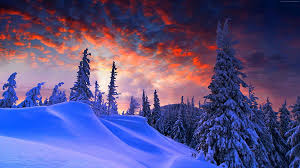
#> input picture forest.jpg, 300 x 168 px, found by its file name
$ jupyter execute homework2.ipynb
#> lines starting #> are read from the running program, lines starting #| are printed output that depends on the picture; long printed decimals are rounded
[cell 1]
import cv2
import numpy as np
from matplotlib import pyplot as plt
plt.rcParams['figure.figsize'] = [15, 5]
img = cv2.imread('C:/r_d/forest.jpg')
#> img is the input picture: shape (168, 300, 3); mean B, G, R 133.3, 80.7, 91.1
img = cv2.cvtColor(img, cv2.COLOR_BGR2RGB)
plt.imshow(img)

[cell 2]
# Define white patch and the coefficients
img = cv2.imread('C:/r_d/forest.jpg')
img = cv2.cvtColor(img, cv2.COLOR_BGR2RGB)
row, col = 92, 125
white = img[row, col, :]
#> white = [228, 181, 197]
coeffs = 255.0/white
#> coeffs = [1.12, 1.41, 1.29]

# Apply white balancing and generate balanced image
balanced = np.zeros_like(img, dtype=np.float32)
for channel in range(3):
    balanced[..., channel] = img[..., channel] * coeffs[channel]
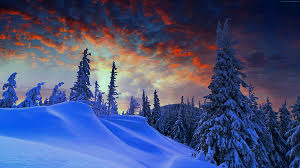
#> balanced: shape (168, 300, 3) float32; mean R, G, B 101.9, 113.7, 172.5; drawn with min black and max white

# White patching does not guarantee that the dynamic range is preserved, images must be clipped.
balanced = balanced/255
balanced[balanced > 1] = 1

plt.subplot(121), plt.imshow(img)
plt.subplot(122), plt.imshow(balanced)
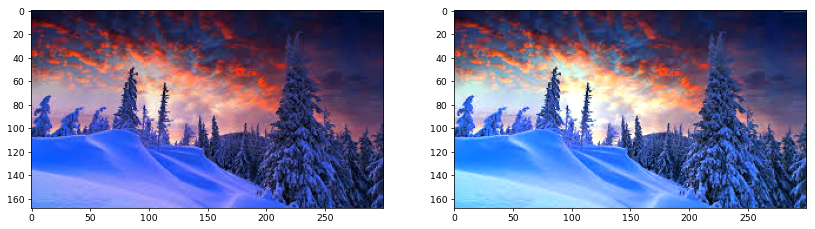
#> figure drawn by matplotlib, 2 panels

[cell 3]
# White patch shows a better difference in this example
img = cv2.imread('C:/r_d/sea.png')
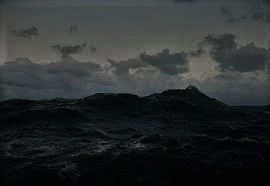
#> input picture sea.png, 270 x 186 px, found by its file name
#> img is the input picture: shape (186, 270, 3); mean B, G, R 46, 46.3, 42.4
img = cv2.cvtColor(img, cv2.COLOR_BGR2RGB)
row, col = 60, 140
white = img[row, col, :]
#> white = [77, 80, 78]
coeffs = 255.0/white
#> coeffs = [3.31, 3.19, 3.27]

# Apply white balancing and generate balanced image
balanced = np.zeros_like(img, dtype=np.float32)
for channel in range(3):
    balanced[..., channel] = img[..., channel] * coeffs[channel]
#> balanced: shape (186, 270, 3) float32

# White patching does not guarantee that the dynamic range is preserved, images must be clipped.
balanced = balanced/255
balanced[balanced > 1] = 1

plt.subplot(121), plt.imshow(img)
plt.subplot(122), plt.imshow(balanced)

[cell 4]
# Load your image
img = cv2.imread('C:/r_d/forest.jpg')
img = cv2.cvtColor(img, cv2.COLOR_BGR2RGB)

# Compute the mean values for all three colour channels (red, green, blue)
red, green, blue = cv2.split(img)
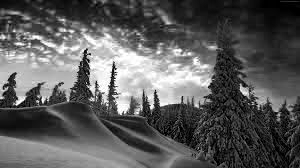
#> red: shape (168, 300); min 0, max 255, mean 91.1
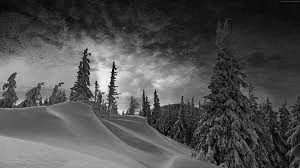
#> green: shape (168, 300); min 0, max 253, mean 80.7
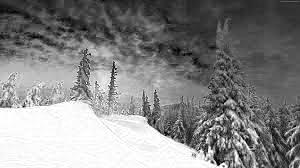
#> blue: shape (168, 300); min 0, max 255, mean 133.3
mean_r = np.mean(red)/255
#> mean_r = 0.357
mean_g = np.mean(green)/255
#> mean_g = 0.316
mean_b = np.mean(blue)/255
#> mean_b = 0.523

# Compute the coefficients kr, kg, kb
# Note: there are 3 coefficients to compute but we only have 2 equations.
# Therefore, you have to make an assumption, fix the value of one of the
# coefficients and compute the remining two
# Hint: You can fix the coefficient of the brightest colour channel to 1.
kr = mean_b/mean_r
#> kr = 1.46
kg = mean_b/mean_g
#> kg = 1.65
kb = 1.0

# Apply color balancing and generate the balanced image
balanced = np.zeros_like(img, dtype=np.float32)
balanced[..., 0] = img[..., 0] * kr
#> balanced: shape (168, 300, 3) float32
balanced[..., 1] = img[..., 1] * kg
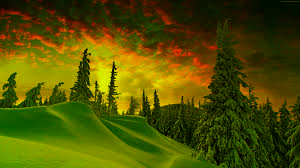
#> balanced: shape (168, 300, 3) float32; mean R, G, B 133.3, 133.3, 0; drawn with min black and max white
balanced[..., 2] = img[..., 2] * kb
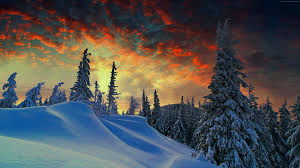
#> balanced: shape (168, 300, 3) float32; mean R, G, B 133.3, 133.3, 133.3; drawn with min black and max white
balanced = balanced/255
balanced[balanced > 1] = 1
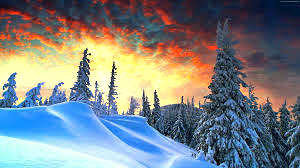
#> balanced: shape (168, 300, 3) float32; mean R, G, B 0.489, 0.51, 0.523

# Show the original and the balanced image side by side
plt.subplot(121), plt.imshow(img)
plt.subplot(122), plt.imshow(balanced)
print(mean_r, mean_g, mean_b)
#| 0.3574 0.3164 0.5226
print(kr, kg, kb)
#| 1.462 1.651 1.0

[cell 5]
# Load your image
img = cv2.imread('C:/r_d/forest.jpg')
img = cv2.cvtColor(img, cv2.COLOR_BGR2RGB)

# Compute the maximum values for all three colour channels (red, green, blue)
red, green, blue = cv2.split(img)
max_r = np.max(red)/255
#> max_r = 1
max_g = np.max(green)/255
#> max_g = 0.992
max_b = np.max(blue)/255
#> max_b = 1

# Apply scale-by-max balancing and generate the balanced image
balanced_r=red/max_r
balanced_g=green/max_g
balanced_b=blue/max_b
balanced = cv2.merge([balanced_r, balanced_g, balanced_b])
balanced = balanced/255
balanced[balanced > 1] = 1

plt.subplot(121), plt.imshow(img)
plt.subplot(122), plt.imshow(balanced)

[cell 6]
# Scale-by-max shows a better difference in this example

img = cv2.imread('C:/r_d/sea.png')
img = cv2.cvtColor(img, cv2.COLOR_BGR2RGB)

red, green, blue = cv2.split(img)
#> red: shape (186, 270)
#> green: shape (186, 270)
#> blue: shape (186, 270)
max_r = np.max(red)/255
#> max_r = 0.533
max_g = np.max(green)/255
#> max_g = 0.533
max_b = np.max(blue)/255
#> max_b = 0.514

balanced_r=red/max_r
#> balanced_r: shape (186, 270) float64
balanced_g=green/max_g
#> balanced_g: shape (186, 270) float64
balanced_b=blue/max_b
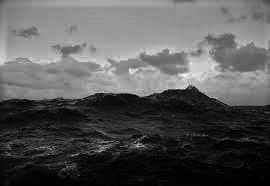
#> balanced_b: shape (186, 270) float64; min 1.95, max 255, mean 89.6; drawn with min black and max white
balanced = cv2.merge([balanced_r, balanced_g, balanced_b])
#> balanced: shape (186, 270, 3) float64
balanced = balanced/255
balanced[balanced > 1] = 1
#> balanced: shape (186, 270, 3) float64; mean R, G, B 0.311, 0.34, 0.351

plt.subplot(121), plt.imshow(img)
plt.subplot(122), plt.imshow(balanced)
